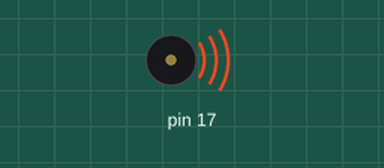
Simulated run of this sketch. Board: Arduino Uno, built with avr-gcc and run on an emulated ATmega328P. On the bench: buzzer (waves = sounding).

Above: at 0.5 s.
Timing chart, 0 to 3.5 s (numbered marks = the images above):
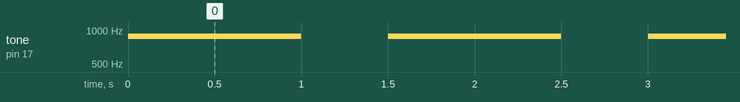

Measured:
- by itself, tone on pin 17: alternates 880 Hz for 1.0 s and silent for 0.50 s

The sketch:

tone.ino
```cpp
void setup() {
}

void loop() {
    tone(PIN_A3, 880, 1000);
    delay(1500);
}
```
